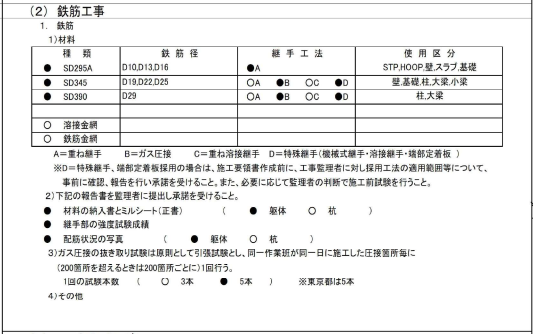
#> input picture PaddleOCR/test_paddleOCR.png, 533 x 334 px
$ jupyter execute --allow-errors test_PaddleOCR.ipynb
#> lines starting #> are read from the running program, lines starting #| are printed output that depends on the picture; after the words box and inside, x2 and y2 are one past the last pixel; in counts of white or black regions, pixels touching at a corner belong together
[cell 1]
from paddleocr import PaddleOCR, draw_ocr
from PIL import Image
import matplotlib.pyplot as plt
import numpy as np
import cv2

# Khởi tạo PaddleOCR
#> (the rest of this cell did not finish here and is left out)

[cell 2]
img_path = 'test_paddleOCR.png'

image = cv2.imread(img_path)
#> image is the input picture: shape (334, 533, 3); mean B, G, R 236.4, 236.6, 236.5
# image_rgb = cv2.cvtColor(image, cv2.COLOR_BGR2RGB)

kernel_sharpen = np.array([[0, -1,  0],
                           [-1,  6.5, -1],
                           [0, -1,  0]])
sharp_img = cv2.filter2D(src=image, ddepth=-1, kernel=kernel_sharpen)

plt.figure(figsize=[10,5])
plt.subplot(121); plt.imshow(cv2.cvtColor(image, cv2.COLOR_BGR2RGB)); plt.title("Original Image")
plt.subplot(122); plt.imshow(cv2.cvtColor(sharp_img, cv2.COLOR_BGR2RGB)); plt.title("Sharpened Image")
plt.show()
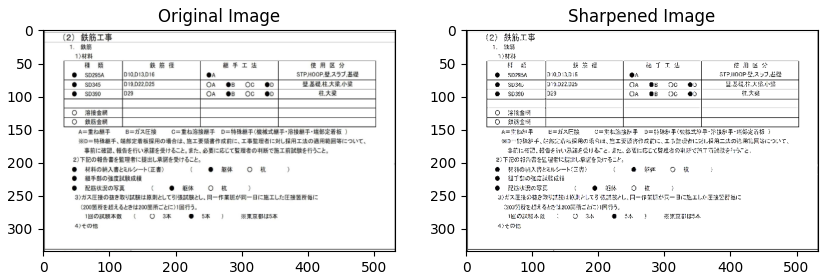
#> figure drawn by matplotlib, 2 panels

#> (a cell that did not finish here is left out)

[cell 4]
img_path = 'test_find_rectangle.png'

image = cv2.imread(img_path)
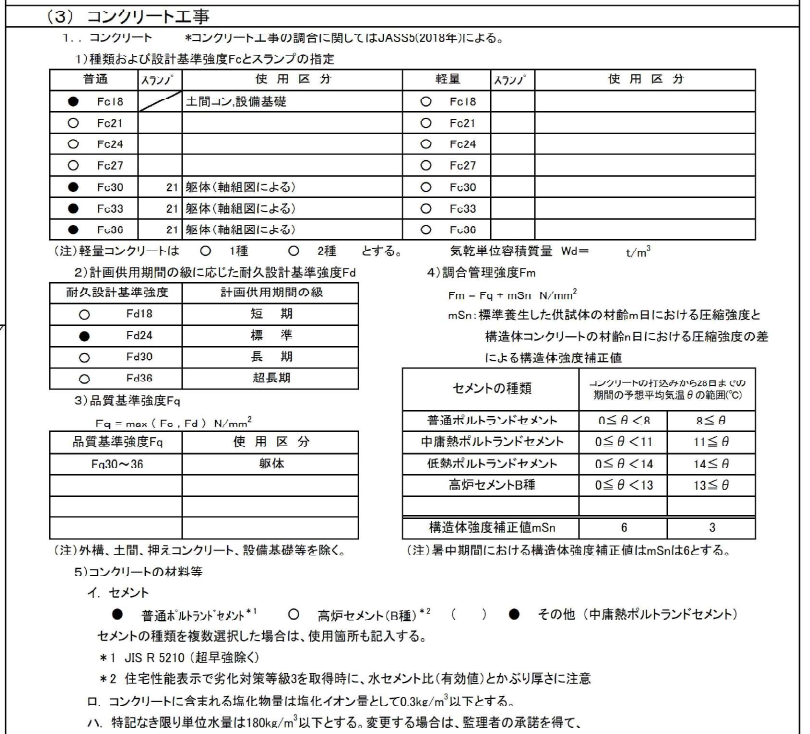
#> input picture PaddleOCR/test_find_rectangle.png, 810 x 734 px
#> image is the input picture: shape (734, 810, 3); mean B, G, R 231.3, 231.5, 231.4
# image_rgb = cv2.cvtColor(image, cv2.COLOR_BGR2RGB)

kernel_sharpen = np.array([[0, -1,  0],
                           [-1,  6.5, -1],
                           [0, -1,  0]])
sharp_img = cv2.filter2D(src=image, ddepth=-1, kernel=kernel_sharpen)
#> sharp_img: shape (734, 810, 3)

plt.figure(figsize=[10,5])
plt.subplot(121); plt.imshow(cv2.cvtColor(image, cv2.COLOR_BGR2RGB)); plt.title("Original Image")
plt.subplot(122); plt.imshow(cv2.cvtColor(sharp_img, cv2.COLOR_BGR2RGB)); plt.title("Sharpened Image")
plt.show()
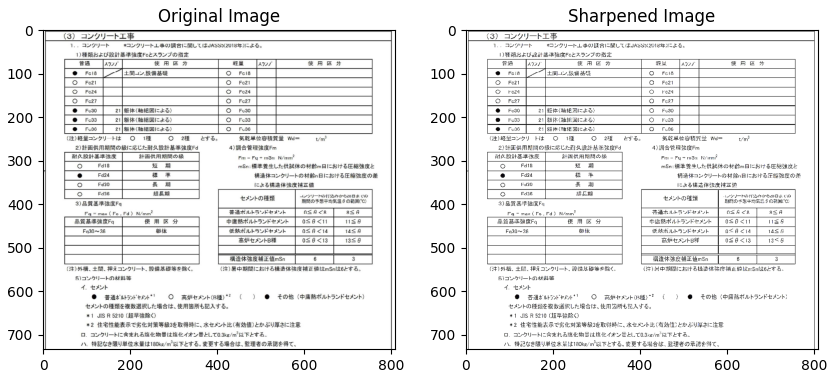
#> figure drawn by matplotlib, 2 panels

[cell 5]
image = cv2.imread('ocr_file_image.jpg')
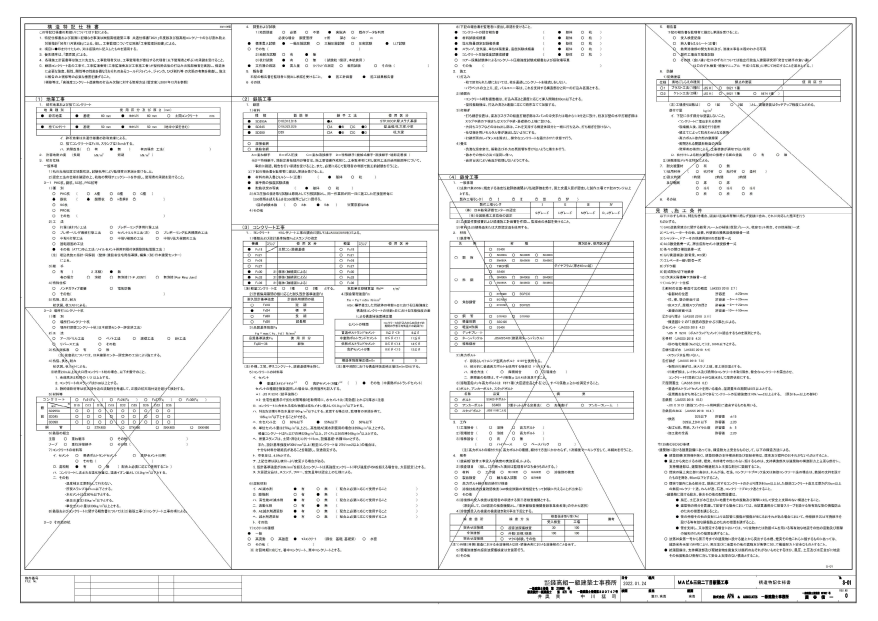
#> input picture PaddleOCR/ocr_file_image.jpg, 3509 x 2481 px (shown at 1/4 size)
#> image is the input picture: shape (2481, 3509, 3); mean B, G, R 239, 239.1, 239
image_gray = cv2.cvtColor(image, cv2.COLOR_BGR2GRAY)

edges = cv2.Canny(image_gray, 150, 200)
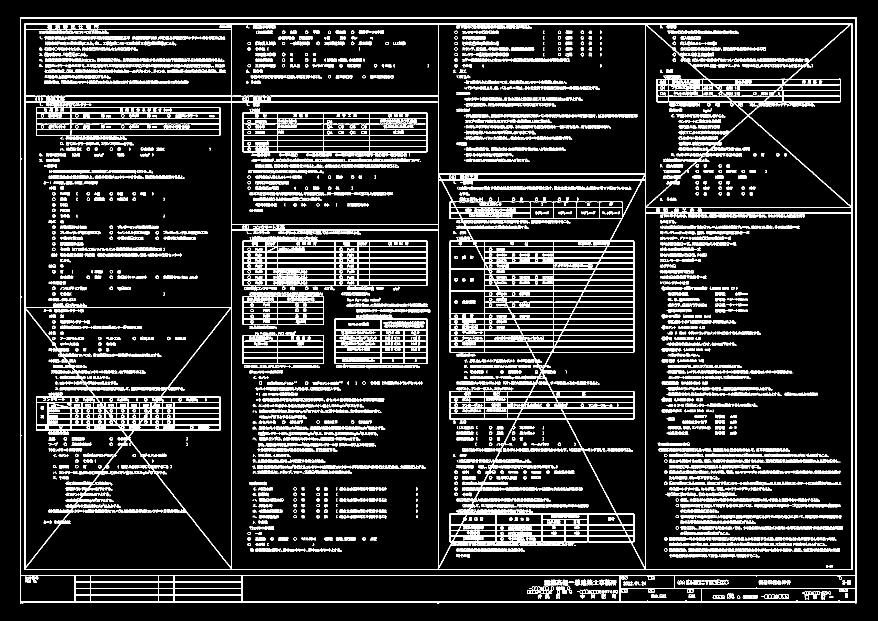
#> edges: shape (2481, 3509) (shown at 1/4 size); 7.7% white in thin lines or dots
plt.imshow(edges,cmap = 'gray')
plt.axis('off')

[cell 6]
contours, hierarchy = cv2.findContours(image=edges, mode=cv2.RETR_CCOMP, method=cv2.CHAIN_APPROX_SIMPLE)
#> contours = 33326 contours, 25749 with area under 20; largest, box (x1, y1, x2, y2) and area: (80, 69, 3427, 2416) 7836332, (80, 69, 3427, 2414) 7836324, (83, 72, 3424, 2410) 7769197, (83, 72, 3422, 2302) 7440374, (97, 93, 3410, 2280) 7239964

image_copy = image.copy()
#> (the rest of this cell did not finish here and is left out)

[cell 7]
contours, hierarchy = cv2.findContours(image=edges, mode=cv2.RETR_CCOMP, method=cv2.CHAIN_APPROX_SIMPLE)

threshold_area = 200000  # Ngưỡng diện tích
selected_contours = [cnt for cnt in contours if cv2.contourArea(cnt) > threshold_area]
#> selected_contours = 14 contours; largest, box (x1, y1, x2, y2) and area: (80, 69, 3427, 2416) 7836332, (80, 69, 3427, 2414) 7836324, (83, 72, 3424, 2410) 7769197, (83, 72, 3422, 2302) 7440374, (97, 93, 3410, 2280) 7239964

image_copy = image.copy()

mask = np.zeros_like(image_gray)

for contour in selected_contours:
    peri = cv2.arcLength(contour, True)
    approx = cv2.approxPolyDP(contour, 0.1 * peri, True)

    # Nếu contour xấp xỉ là hình chữ nhật
    if len(approx) == 4:
        # Vẽ contour lên ảnh sao chép
        cv2.drawContours(image_copy, [approx], -1, (0, 255, 0), 2)
        cv2.drawContours(mask, [approx], -1, 255)
#> this loop made 14 passes
#> (peri, approx) on passes 1 to 10: (4359.4, [[927, 921], [927, 2276], [1751, 2276], [1752, 921]]), (4357.1, [[928, 921], [1752, 922], [1750, 2276], [927, 2275]]), (4538.8, [[2582, 831], [2582, 2276], [3406, 2276], [3406, 831]]), (4493.1, [[2583, 853], [3407, 854], [3405, 2276], [2582, 2275]]), (9124.8, [[100, 118], [925, 1229]]), (3289.7, [[100, 409], [924, 408], [925, 1228], [101, 1229]]), (2849.4, [[1755, 96], [1754, 695], [2580, 695], [2580, 96]]), (2847.1, [[1754, 98], [2579, 96], [2580, 694], [1755, 695]]), (11014, [[98, 94], [98, 2278], [3409, 2278], [3409, 94]]), (11012.3, [[98, 94], [3407, 93], [3409, 2277], [100, 2279]])
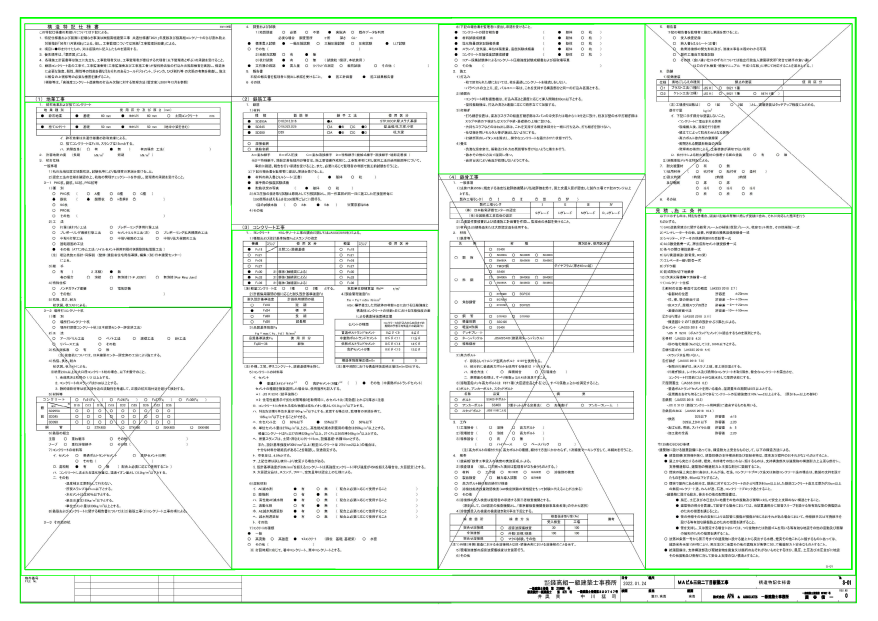
#> image_copy: shape (2481, 3509, 3) (shown at 1/4 size); mean B, G, R 236, 240.9, 236.1
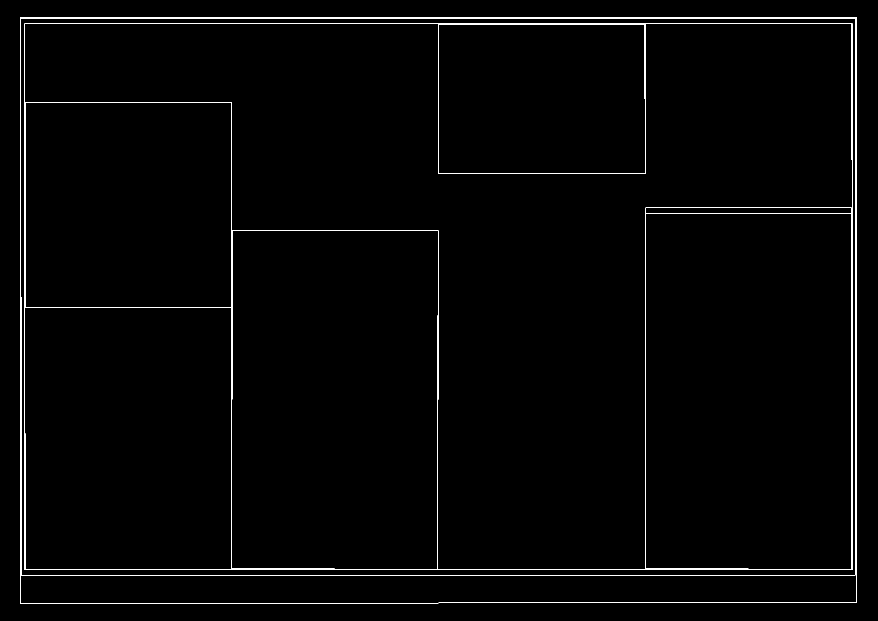
#> mask: shape (2481, 3509) (shown at 1/4 size); 0.77% white in thin lines or dots

plt.figure(figsize=(20,20))
plt.subplot(2,1,1); plt.imshow(image_copy)
plt.subplot(2,1,2); plt.imshow(mask, cmap='gray')
#> figure, not shown here; B, G, R data is drawn as R, G, B

[cell 8]
import cv2
import numpy as np

# Đọc ảnh nhị phân chứa các đường thẳng ngang và dọc
binary_image = mask.copy()

# Phát hiện các đường thẳng bằng Hough Line Transform
lines = cv2.HoughLinesP(binary_image, rho=1, theta=np.pi/180, threshold=100, minLineLength=100, maxLineGap=10)
#> lines = 62 rows, first 6: [98, 94, 3425, 94], [98, 2278, 3409, 2278], [80, 69, 3425, 69], [80, 2412, 80, 70], [3425, 2411, 3425, 70], [98, 2277, 98, 95]

# Tạo ảnh mới để vẽ các đường thẳng
line_image = np.zeros((binary_image.shape[0], binary_image.shape[1], 3), dtype=np.uint8)

# Lặp qua từng đường thẳng phát hiện được
for line in lines:
    x1, y1, x2, y2 = line[0]

    # Tính độ dốc của đường thẳng
    slope = (y2 - y1) / (x2 - x1) if (x2 - x1) != 0 else np.inf

    # Kiểm tra xem đường thẳng có gần với đường thẳng ngang hay không (slope gần 0)
    if np.abs(slope) < 0.1:  # Chọn ngưỡng 0.1 cho slope gần với 0
        # Đường thẳng là đường thẳng ngang, vẽ màu xanh
        cv2.line(line_image, (x1, y1), (x2, y2), (0, 255, 0), 2)
    else:
        # Đường thẳng là đường thẳng dọc, vẽ màu đỏ
        cv2.line(line_image, (x1, y1), (x2, y2), (255, 0, 0), 2)
#> this loop made 62 passes
#> (x1, y1, x2, y2, slope) on passes 1 to 12: (98, 94, 3425, 94, 0), (98, 2278, 3409, 2278, 0), (80, 69, 3425, 69, 0), (80, 2412, 80, 70, inf), (3425, 2411, 3425, 70, inf), (98, 2277, 98, 95, inf), (3409, 2277, 3409, 95, inf), (81, 2412, 1753, 2412, 0), (81, 2301, 1752, 2301, 0), (81, 70, 1752, 70, 0), (1753, 93, 3407, 93, 0), (83, 73, 1751, 73, 0)
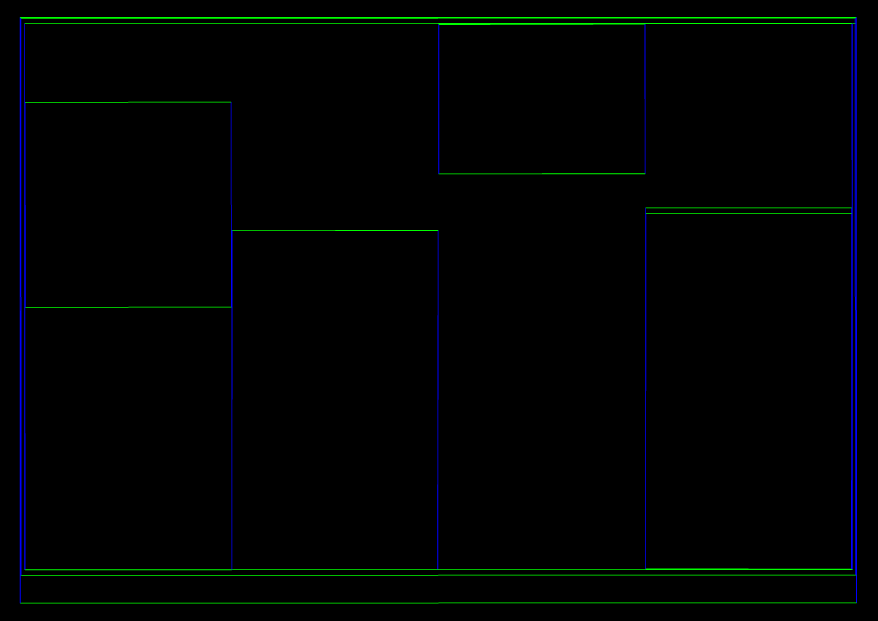
#> line_image: shape (2481, 3509, 3) (shown at 1/4 size); mean of channels 0, 1, 2 2.2, 2.5, 0; drawn as B, G, R

for line in lines:
    x1, y1, x2, y2 = line[0]

    # Tính độ dốc của đường thẳng
    slope = (y2 - y1) / (x2 - x1) if (x2 - x1) != 0 else np.inf

    above = y1
    under = y1
    if np.abs(slope) > 0.1:
        for i in range(y1 - 2, 0, -1):
            if np.array_equal(line_image[i, x1], [0, 255, 0]):  # Kiểm tra màu xanh
                above = i
                break
        for i in range(y1 + 2, binary_image.shape[0]):
            if np.array_equal(line_image[i, x1], [0, 255, 0]):  # Kiểm tra màu xanh
                under = i
                break

        # Vẽ đường thẳng dọc kéo dài
        cv2.line(line_image, (x1, above), (x1, under), (255, 0, 0), 2)
#> this loop made 62 passes
#> (x1, y1, x2, y2, slope) on passes 1 to 12: (98, 94, 3425, 94, 0), (98, 2278, 3409, 2278, 0), (80, 69, 3425, 69, 0), (80, 2412, 80, 70, inf), (3425, 2411, 3425, 70, inf), (98, 2277, 98, 95, inf), (3409, 2277, 3409, 95, inf), (81, 2412, 1753, 2412, 0), (81, 2301, 1752, 2301, 0), (81, 70, 1752, 70, 0), (1753, 93, 3407, 93, 0), (83, 73, 1751, 73, 0)
#> line on passes 53 to 58: [[2996, 854, 3405, 854]], [[925, 1227, 925, 819]], [[2168, 694, 2579, 694]], [[1750, 2276, 1750, 1938]], [[1341, 922, 1751, 922]], [[3405, 2275, 3405, 1921]]
# Hiển thị ảnh với các đường thẳng đã vẽ màu
plt.imshow(line_image)

[cell 9]
import cv2
import matplotlib.pyplot as plt

# Đọc ảnh đã xử lý vẽ các đường thẳng dọc và ngang không overlap
# line_image = cv2.imread('processed_lines_image.png')

# Chuyển đổi sang ảnh grayscale
gray_image_2 = cv2.cvtColor(line_image, cv2.COLOR_BGR2GRAY)

# Áp dụng phép threshold để chuyển đổi thành ảnh nhị phân
_, binary_image_2 = cv2.threshold(gray_image_2, 1, 255, cv2.THRESH_BINARY)
#> binary_image_2: shape (2481, 3509); 2.1% white; 1 white region, box (x1, y1, x2, y2) and area: (79, 67, 3428, 2415) 184428

# Tìm contours trong ảnh nhị phân
contours, _ = cv2.findContours(binary_image_2, cv2.RETR_CCOMP, cv2.CHAIN_APPROX_SIMPLE)

# Lặp qua từng contour để vẽ và trích xuất hình chữ nhật
rectangles = []
for contour in contours:
    x, y, w, h = cv2.boundingRect(contour)

    # Lọc các hình chữ nhật có diện tích và tỷ lệ phù hợp
    area = cv2.contourArea(contour)
    if area > 200000 and w > 20 and h > 20 and h < gray_image_2.shape[0]:
        rectangles.append((x, y, w, h))
        cv2.rectangle(line_image, (x, y), (x + w, y + h), (0, 0, 255), 1)  # Vẽ bounding box màu đỏ
#> this loop made 21 passes
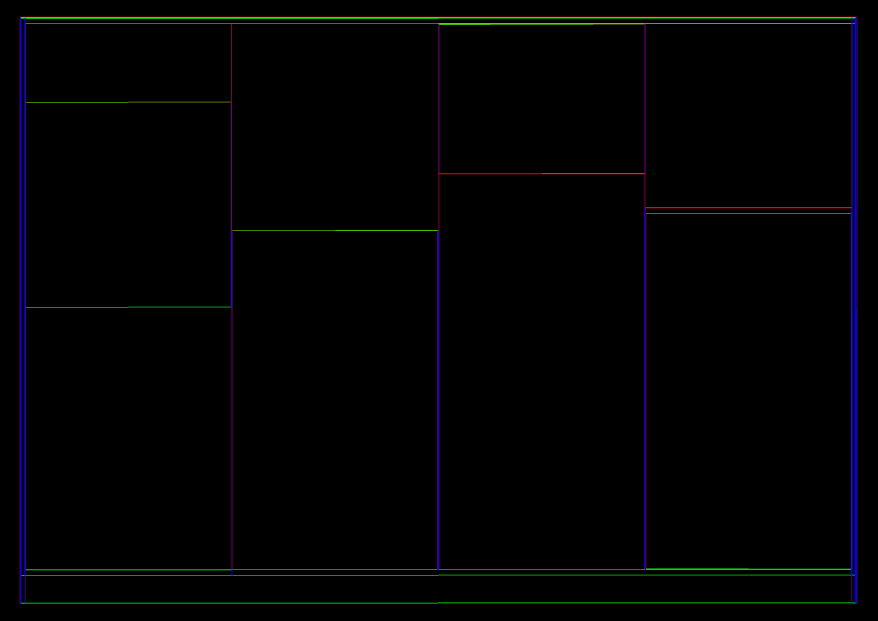
#> line_image: shape (2481, 3509, 3) (shown at 1/4 size); mean of channels 0, 1, 2 2.4, 1.9, 1.4; drawn as B, G, R

rectangles_sorted = sorted(rectangles, key=lambda rect: rect[2] * rect[3], reverse=True)

# Hiển thị ảnh với các bounding box đã vẽ
plt.imshow(cv2.cvtColor(line_image, cv2.COLOR_BGR2RGB))
plt.title('Detected Rectangles')
plt.show()

# In ra các hình chữ nhật trích xuất được
print("Detected Rectangles:")
for i, (x, y, w, h) in enumerate(rectangles_sorted, 1):
    print(f"Rectangle {i}: x={x}, y={y}, width={w}, height={h}")
#> this loop made 11 passes
#> (x, y, w, h) on passes 1 to 11: (79, 67, 3349, 2348), (1756, 696, 823, 1582), (2584, 854, 821, 1422), (929, 922, 821, 1356), (102, 1229, 825, 1049), (926, 95, 829, 827), (102, 409, 822, 820), (2580, 95, 827, 737), (1756, 97, 823, 598), (101, 2301, 3306, 111), (102, 95, 823, 314)
#| Rectangle 1: x=79, y=67, width=3349, height=2348
#| Rectangle 2: x=1756, y=696, width=823, height=1582
#| Rectangle 3: x=2584, y=854, width=821, height=1422
#| Rectangle 4: x=929, y=922, width=821, height=1356
#| Rectangle 5: x=102, y=1229, width=825, height=1049
#| Rectangle 6: x=926, y=95, width=829, height=827
#| Rectangle 7: x=102, y=409, width=822, height=820
#| Rectangle 8: x=2580, y=95, width=827, height=737
#> (further printed lines are left out)
